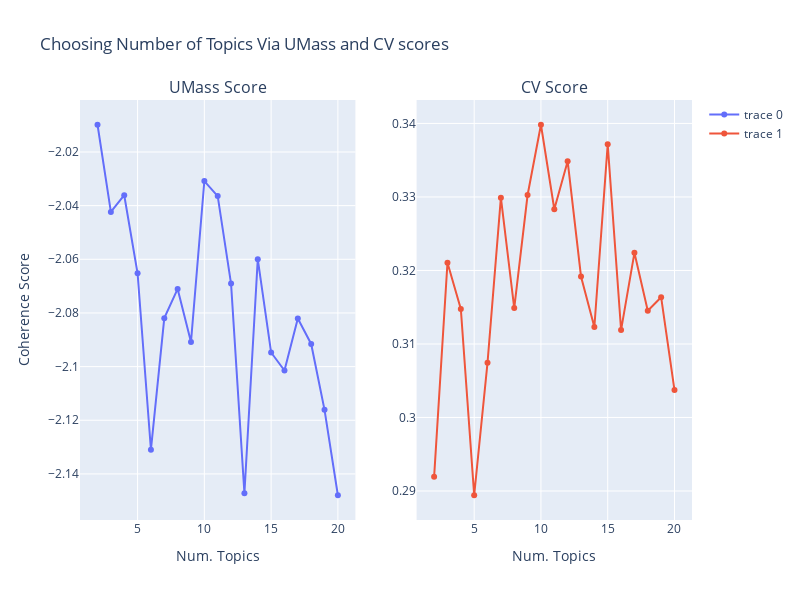

Notebook code for this chart:
### Code cell
scores = pd.DataFrame(coherence_values, columns=['num_topics', 'UMass', 'CV'])

fig = make_subplots(rows=1, cols=2,
                    subplot_titles=("UMass Score", "CV Score"))

fig.add_trace(
    go.Scatter(x=scores["num_topics"], y=scores["UMass"]),
    row=1, col=1
)

fig.add_trace(
    go.Scatter(x=scores["num_topics"], y=scores["CV"]),
    row=1, col=2
)

fig.update_xaxes(title_text="Num. Topics", row=1, col=1)
fig.update_xaxes(title_text="Num. Topics", row=1, col=2)

fig.update_yaxes(title_text="Coherence Score", row=1, col=1)


fig.update_layout(height=600, width=800, title_text="Choosing Number of Topics Via UMass and CV scores")
fig.show()

### Figure 1 — Plotly figure (JSON) as saved in the notebook; plotly's stock layout.template omitted (floating-point values rounded to 4 significant figures)
{"data": [{"type": "scatter", "x": [2, 3, 4, 5, 6, 7, 8, 9, 10, 11, 12, 13, 14, 15, 16, 17, 18, 19, 20], "xaxis": "x", "y": [-2.01, -2.042, -2.036, -2.065, -2.131, -2.082, -2.071, -2.091, -2.031, -2.036, -2.069, -2.147, -2.06, -2.095, -2.101, -2.082, -2.092, -2.116, -2.148], "yaxis": "y"}, {"type": "scatter", "x": [2, 3, 4, 5, 6, 7, 8, 9, 10, 11, 12, 13, 14, 15, 16, 17, 18, 19, 20], "xaxis": "x2", "y": [0.2919, 0.321, 0.3148, 0.2894, 0.3075, 0.3299, 0.3149, 0.3303, 0.3398, 0.3283, 0.3349, 0.3192, 0.3123, 0.3372, 0.3119, 0.3224, 0.3145, 0.3164, 0.3037], "yaxis": "y2"}], "layout": {"annotations": [{"font": {"size": 16}, "showarrow": false, "text": "UMass Score", "x": 0.225, "xanchor": "center", "xref": "paper", "y": 1, "yanchor": "bottom", "yref": "paper"}, {"font": {"size": 16}, "showarrow": false, "text": "CV Score", "x": 0.775, "xanchor": "center", "xref": "paper", "y": 1, "yanchor": "bottom", "yref": "paper"}], "height": 600, "title": {"text": "Choosing Number of Topics Via UMass and CV scores"}, "width": 800, "xaxis": {"anchor": "y", "domain": [0, 0.45], "title": {"text": "Num. Topics"}}, "xaxis2": {"anchor": "y2", "domain": [0.55, 1], "title": {"text": "Num. Topics"}}, "yaxis": {"anchor": "x", "domain": [0, 1], "title": {"text": "Coherence Score"}}, "yaxis2": {"anchor": "x2", "domain": [0, 1]}}}
